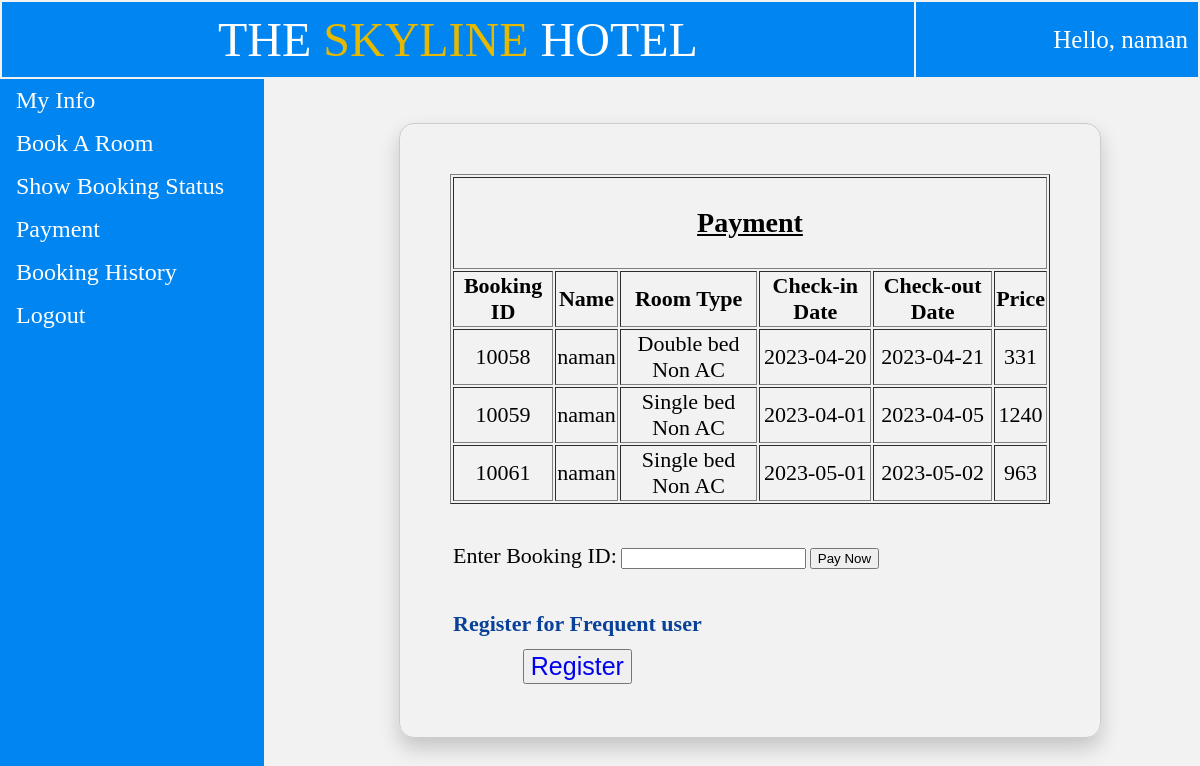
The page /user_payment.php on the database its author committed.
### tables this page shows
CREATE TABLE `temp_session` (
  `phone` bigint(11) NOT NULL,
  `password` varchar(20) NOT NULL,
  `name` varchar(20) NOT NULL,
  `email` varchar(30) NOT NULL,
  `idproof` varchar(20) NOT NULL,
  `dob` date NOT NULL
);

CREATE TABLE `confirmed_booking` (
  `phone` bigint(11) NOT NULL,
  `name` varchar(20) NOT NULL,
  `idproof` varchar(20) NOT NULL,
  `room_type` varchar(20) NOT NULL,
  `checkin` date NOT NULL,
  `checkout` date NOT NULL,
  `days` int(11) NOT NULL,
  `swimming` varchar(5) NOT NULL,
  `price` int(11) NOT NULL,
  `book_id` int(11) NOT NULL,
  `Room_no` varchar(255) DEFAULT NULL
);

### user_payment.php (the view, shortened to what this page needs)
<!DOCTYPE html>
<html>
<head>
</head>
<body>
	<?php
	$conn = new mysqli("localhost", "root", "", "iwp");
	$sql = "SELECT * from temp_session";
	$result = mysqli_query($conn, $sql);
	$row = mysqli_fetch_row($result); ?>
	<table style="width: 100%;">
		<tr>
			<td id="td1" style="padding: 10px; font-size: 48px;">THE <p style="color: #e6b800; display: inline;">SKYLINE</p> HOTEL</td>
			<td id="td1" style="font-size: 25px; text-align: right;">Hello, <?php echo $row[2]; ?></td>
		</tr>
	</table>
	<ul>
		<li><a href="user_view.php">My Info</a></li>
		<li><a href="bookroom.php">Book A Room</a></li>
		<li><a href="user_room_status.php">Show Booking Status</a></li>
		<li><a href="user_payment.php">Payment</a></li>
		<li><a href="user_booking_history.php">Booking History</a></li>
		<li><a href="index.php">Logout</a></li>
	</ul>
	<div style="margin-left:25%;padding:1px 16px;height:1000px;">
		<div class="basic_box">
			<table border="1">
				<tr>
					<td colspan="6">
						<p style="font-size: 28px; text-align: center; text-decoration: underline;"><b>Payment</b></p>
					</td>
				<tr>
					<th>Booking ID</th>
					<th>Name</th>
					<th>Room Type</th>
					<th>Check-in Date</th>
					<th>Check-out Date</th>
					<th>Price</th>
				</tr>
				<tr>
					<?php
					$conn = new mysqli("localhost", "root", "", "iwp");
					$sql1 = "SELECT * from confirmed_booking";
					if ($result = mysqli_query($conn, $sql1)) {
						while ($row = mysqli_fetch_row($result)) {
					?>
							<td><?php echo $row[9]; ?></td>
							<td><?php echo $row[1]; ?></td>
							<td><?php echo $row[3]; ?></td>
							<td><?php echo $row[4]; ?></td>
							<td><?php echo $row[5]; ?></td>
							<td><?php echo $row[8]; ?></td>
				</tr><?php
						}
					} ?>
			</table><br><br>
			<table>
				<tr>
					<td colspan="1">Enter Booking ID:</td>
					<td colspan="2">
						<form action="payment.php" method="post">
							<input type="number" name="book_id">
					</td>
					<td style="text-align: center;"><button type="submit">Pay Now</button></td>
				</tr>
			</table><br><br>
			<table>
				<tr>
					<td style="color: #094198;"><b>Register for Frequent user</b></td>
				</tr>
				<tr>
					<td></td>
				</tr>
				<tr>
					<td></td>
				</tr>
				<tr>
					<td><button type="button"><a style="text-decoration: none;  font-size: 25px;" href="freqsignup.php">Register</a></button></td>
				</tr>
			</table>
		</div>
	</div>
</body>
</html>

### user_payment.php (style rules this page uses)
body { margin: 0; background: #f2f2f2; }
table { font-size: 22px; }
.basic_box { border: 1px solid #ccc; border-radius: 15px; margin: auto; width: 600px; padding: 50px; box-shadow: 0 10px 20px rgba(0, 0, 0, 0.19); }
#td1 { background-color: #0085F1; color: white; border: 10px; margin-top: -10px; padding: 10px; text-align: center; }
td { text-align: center; }
ul { list-style-type: none; margin: 0; padding: 0; width: 22%; font-size: 24px; background-color: #0085F1; text-decoration: none; position: fixed; height: 100%; overflow: auto; }
li { color: white; }
li a { display: block; color: white; padding: 8px 16px; text-decoration: none; }

### rows shown on the page
temp_session: name "naman"
confirmed_booking: book "10058", name "naman", room_type "Double bed Non AC", checkin "2023-04-20", checkout "2023-04-21", price "331"
confirmed_booking: book "10059", name "naman", room_type "Single bed Non AC", checkin "2023-04-01", checkout "2023-04-05", price "1240"
confirmed_booking: book "10061", name "naman", room_type "Single bed Non AC", checkin "2023-05-01", checkout "2023-05-02", price "963"
